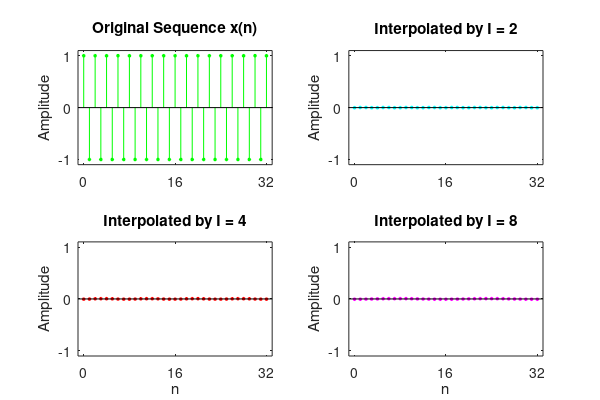

This figure's MATLAB source:
n = 0:256; k1 = 64; k2 = k1 + 32; m = 0:(k2-k1);
Hf1 = figure('units', 'inches', 'position', [1,1,6,4], 'paperunits', 'inches', 'paperposition', [0,0,6,4]);

% (a) Original signal
x = cos(pi*n); subplot(2, 2, 1);
Ha = stem(m, x(m+k1+1), "g", "filled"); axis([-1,33,-1.1,1.1]);
set(Ha, "markersize", 2); ylabel("Amplitude");
title("Original Sequence x(n)");
set(gca, "xtick", [0, 16, 32]); set(gca, "ytick", [-1, 0, 1]);

% (b) Interpolation by I = 2
I = 2; y = interp(x, I); subplot(2, 2, 2);
Hb = stem(m, y(m+k1*I+1), "c", "filled"); axis([-1,33,-1.1,1.1]);
set(Hb, "markersize", 2); ylabel("Amplitude");
title("Interpolated by I = 2");
set(gca, "xtick", [0, 16, 32]); set(gca, "ytick", [-1,0,1]);

% (c) Interpolation by I = 4
I = 4; y = interp(x, I); subplot(2, 2, 3);
Hc = stem(m, y(m+k1*I+1), "r", "filled"); axis([-1,33,-1.1,1.1]);
set(Hc, "markersize", 2); ylabel("Amplitude");
title("Interpolated by I = 4");
set(gca, "xtick", [0, 16, 32]); set(gca, "ytick", [-1,0,1]);
xlabel("n");

% (d) Interpolation by I = 8
I = 8; y = interp(x, I); subplot(2, 2, 4);
Hd = stem(m, y(m+k1*I+1), "m", "filled"); axis([-1,33,-1.1,1.1]);
set(Hd, "markersize", 2); ylabel("Amplitude");
title("Interpolated by I = 8");
set(gca, "xtick", [0, 16, 32]); set(gca, "ytick", [-1,0,1]);
xlabel("n");
